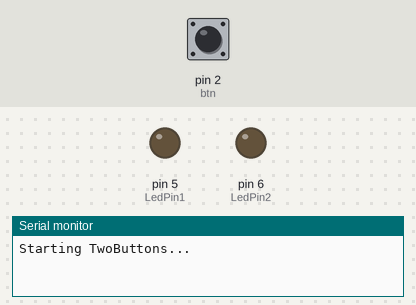
Recording of a sketch running on a simulated Arduino Uno, built with avr-gcc and run on an emulated ATmega328P. On the bench: output pins drawn as LEDs (lit = HIGH), the last lines printed to the serial monitor. Inputs (shaded band) come from the test bench; at power-on: pin 2 (btn) HIGH.

Above: at 1.2 s.
1.3 s: pin 2 (btn) pulled LOW for 1 s
At 2.27 s:
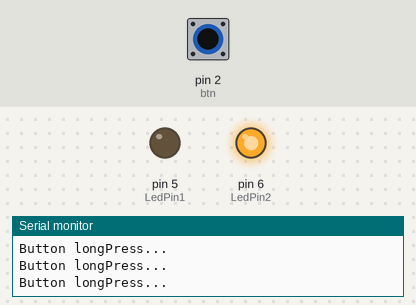
3.8 s: pin 2 (btn) pulled LOW for 3.2 s
At 7.7 s:
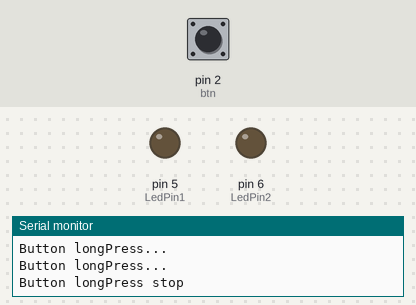
8.5 s: pin 2 (btn) pulsed LOW 2 times (0.12 s each, 0.3 s apart)
At 9.3 s:
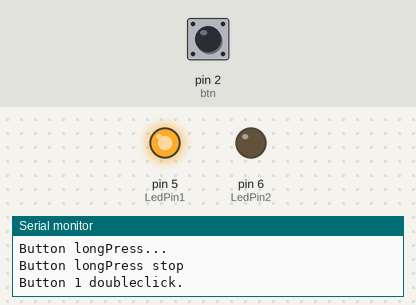
12.1 s: pin 2 (btn) driven LOW
At 13.8 s:
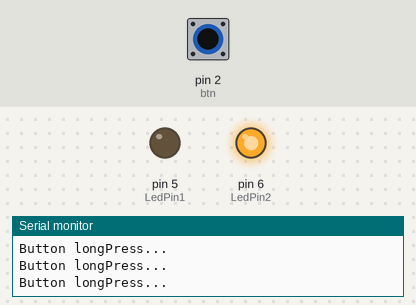
15.1 s: pin 2 (btn) driven HIGH
At 16.5 s:
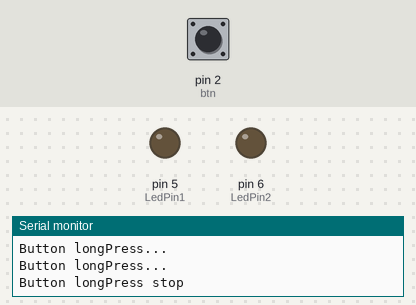
Timing chart, 0 to 17.6 s (numbered marks = the images above; inputs shaded):
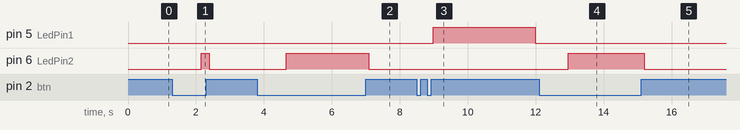

Measured:
- after the input at 1.3 s, pin 6 (LedPin2): LOW → HIGH after 0.85 s, → LOW 0.24 s later
- after the input at 3.8 s, pin 6 (LedPin2): LOW → HIGH after 0.85 s, → LOW 2.4 s later
- after the input at 8.5 s, pin 5 (LedPin1): LOW → HIGH after 0.48 s, → LOW 3.0 s later
- after the input at 12.1 s, pin 6 (LedPin2): LOW → HIGH after 0.86 s
- after the input at 15.1 s, pin 6 (LedPin2): HIGH → LOW after 0.09 s

The sketch:

OneButton_TwoFunction.ino
```cpp
#include "OneButton.h"
#include "Btn.h"

OneButton btn(2, true);

void setup() {
  pinMode(LedPin1, OUTPUT);
  pinMode(LedPin2, OUTPUT);

  Serial.begin(9600);
  Serial.println("Starting TwoButtons...");

  btn.attachDoubleClick(doubleclick);
  btn.attachLongPressStart(longPressStart);
  btn.attachLongPressStop(longPressStop);
  btn.attachDuringLongPress(longPress);

} // setup

void loop() {
  btn.tick();
  delay(10);
} // loop
```

Btn.h
```cpp
#define LedPin1 5
#define LedPin2 6

void doubleclick() {
  Serial.println("Button 1 doubleclick.");
  static bool ledPin1_status = HIGH;
  digitalWrite(LedPin1, ledPin1_status);
  delay(3000);
  digitalWrite(LedPin1, LOW);
}

void longPressStart() {
  Serial.println("Button longPress start");
  digitalWrite(LedPin2,HIGH);

}

void longPress() {
  Serial.println("Button longPress...");
  digitalWrite(LedPin2,HIGH);

}

void longPressStop() {
  Serial.println("Button longPress stop");
  digitalWrite(LedPin2,LOW);

}
```
